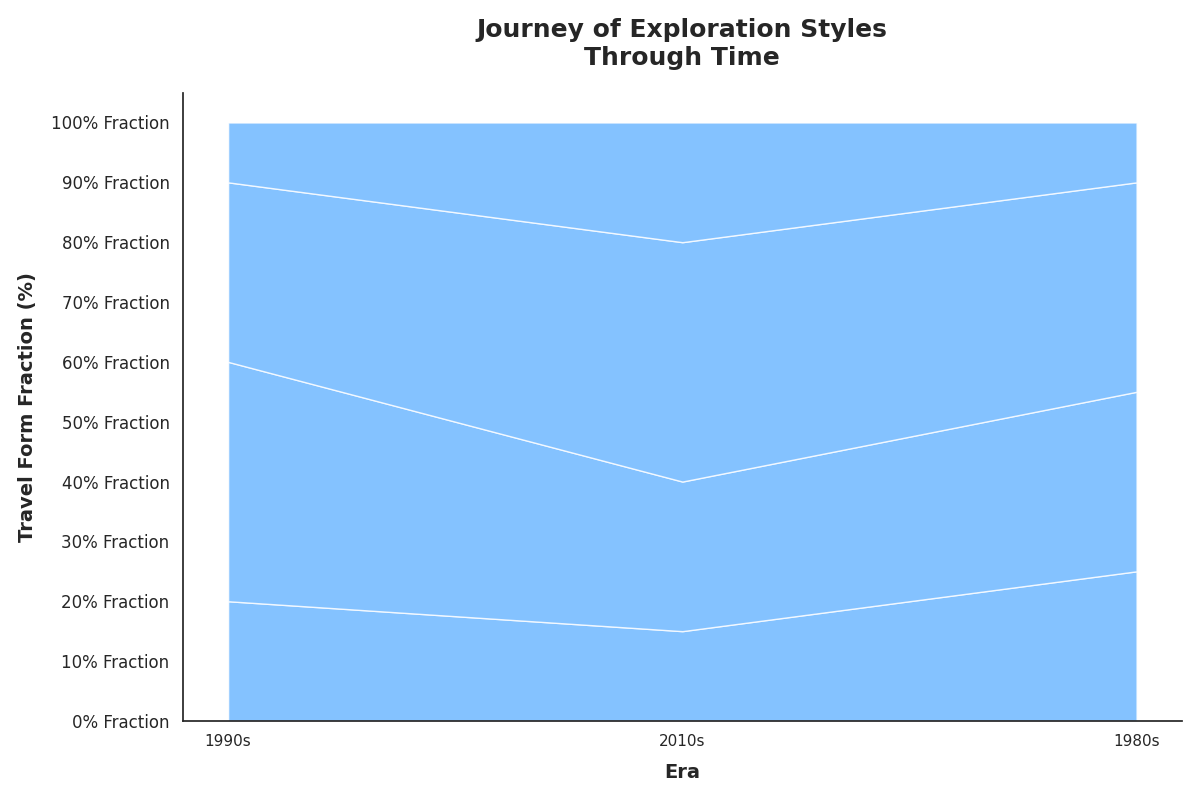

Here is the Python script that generated this plot:
import matplotlib.pyplot as plt
import numpy as np

decades = ['1990s', '2010s', '1980s']
adventure = np.array([20, 15, 25])
cultural = np.array([40, 25, 30])
relaxation = np.array([30, 40, 35])
business = np.array([10, 20, 10])

data = np.vstack([adventure, cultural, relaxation, business])
single_color = '#66b3ff'

fig, ax = plt.subplots(figsize=(12, 8))
ax.stackplot(decades, data, colors=[single_color]*4, alpha=0.8)

ax.set_title('Journey of Exploration Styles\nThrough Time', fontsize=18, weight='bold', pad=20)
ax.set_xlabel('Era', fontsize=14, weight='bold', labelpad=10)
ax.set_ylabel('Travel Form Fraction (%)', fontsize=14, weight='bold', labelpad=10)

ax.set_yticks(np.arange(0, 101, 10))
ax.set_yticklabels([f'{y}% Fraction' for y in np.arange(0, 101, 10)], fontsize=12)
ax.set_xticks(decades)

ax.spines['top'].set_visible(False)
ax.spines['right'].set_visible(False)

plt.tight_layout()
plt.show()
